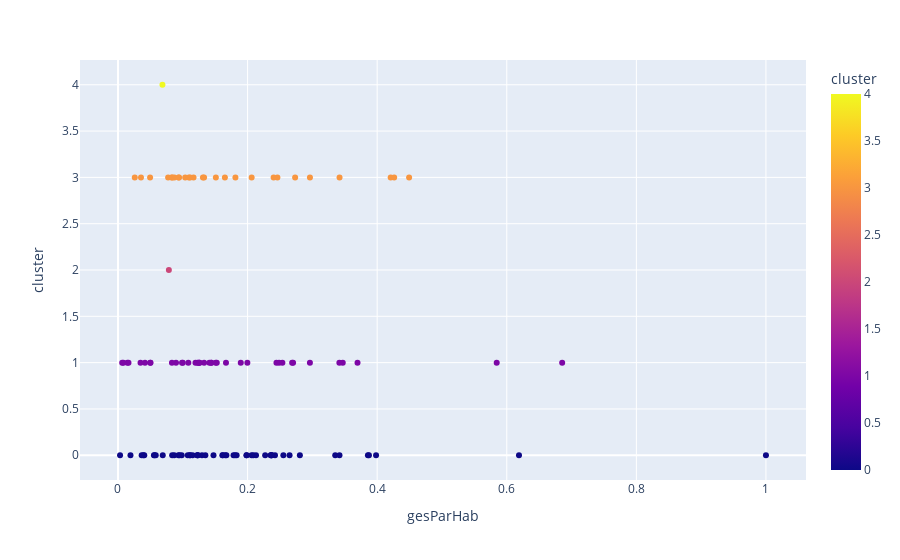

The notebook cell this image was saved under:
### Code cell
import plotly.express as px

# Créer un DataFrame avec les colonnes nécessaires
df_plot = df[['pibParHab', 'arriveesTotal', 'cluster', 'pays', 'gesParHab', 'gpi']]

# Créer un graphique de dispersion interactif
df_plot = df[['pibParHab', 'arriveesTotal', 'cluster', 'pays', 'gesParHab', 'gpi']]
fig = px.scatter(df_plot, x='gesParHab', y='cluster', color='cluster', hover_data=['pays', 'gpi', 'arriveesTotal', 'pibParHab'])

# Afficher le graphique
fig.show()

### Figure 1 — Plotly figure (JSON) as saved in the notebook; plotly's stock layout.template omitted (floating-point values rounded to 4 significant figures; data arrays with more than 128 entries replaced by an {"elided": "..."} marker saying what was removed)
{"data": [{"customdata": {"elided": "119x4 mixed values"}, "hovertemplate": "gesParHab=%{x}<br>cluster=%{marker.color}<br>pays=%{customdata[0]}<br>gpi=%{customdata[1]}<br>arriveesTotal=%{customdata[2]}<br>pibParHab=%{customdata[3]}<extra></extra>", "legendgroup": "", "marker": {"color": [4, 3, 3, 3, 3, 3, 3, 3, 3, 3, 3, 3, 3, 3, 3, 3, 3, 3, 3, 3, 3, 3, 3, 3, 3, 3, 3, 3, 2, 1, 1, 1, 1, 1, 1, 1, 1, 1, 1, 1, 1, 1, 1, 1, 1, 1, 1, 1, 1, 1, 1, 1, 1, 1, 1, 1, 1, 1, 1, 1, 1, 1, 1, 1, 1, 1, 1, 0, 0, 0, 0, 0, 0, 0, 0, 0, 0, 0, 0, 0, 0, 0, 0, 0, 0, 0, 0, 0, 0, 0, 0, 0, 0, 0, 0, 0, 0, 0, 0, 0, 0, 0, 0, 0, 0, 0, 0, 0, 0, 0, 0, 0, 0, 0, 0, 0, 0, 0, 0], "coloraxis": "coloraxis", "symbol": "circle"}, "mode": "markers", "name": "", "orientation": "v", "showlegend": false, "type": "scatter", "x": [0.06861, 0.2962, 0.0838, 0.04954, 0.1311, 0.246, 0.165, 0.08276, 0.1094, 0.3419, 0.4262, 0.2402, 0.151, 0.1328, 0.03548, 0.09351, 0.07737, 0.08703, 0.1812, 0.02592, 0.09425, 0.1166, 0.1114, 0.2733, 0.4208, 0.4493, 0.2063, 0.1037, 0.07849, 0.2702, 0.3469, 0.5845, 0.1524, 0.2537, 0.1411, 0.08958, 0.04171, 0.04989, 0.1441, 0.6855, 0.2486, 0.3697, 0.0145, 0.0162, 0.03477, 0.1997, 0.1196, 0.05004, 0.1439, 0.1243, 0.1667, 0.006467, 0.2962, 0.2445, 0.008228, 0.1508, 0.1228, 0.1086, 0.1895, 0.08328, 0.1, 0.09878, 0.1329, 0.1256, 0.2688, 0.1259, 0.3417, 0.2374, 1, 0.6188, 0.04057, 0.01926, 0.2087, 0.05546, 0.1111, 0.003179, 0.06904, 0.09834, 0.0564, 0.2271, 0.1111, 0.2367, 0.3983, 0.2648, 0.2356, 0.09331, 0.1619, 0.3857, 0.1985, 0.03918, 0.09498, 0.1231, 0.1655, 0.1296, 0.213, 0.3873, 0.05824, 0.1221, 0.1077, 0.1673, 0.2062, 0.2423, 0.3353, 0.1348, 0.1831, 0.1783, 0.2807, 0.1232, 0.3418, 0.1474, 0.1152, 0.08684, 0.2365, 0.2552, 0.1983, 0.08364, 0.03653, 0.1806, 0.1611], "xaxis": "x", "y": [4, 3, 3, 3, 3, 3, 3, 3, 3, 3, 3, 3, 3, 3, 3, 3, 3, 3, 3, 3, 3, 3, 3, 3, 3, 3, 3, 3, 2, 1, 1, 1, 1, 1, 1, 1, 1, 1, 1, 1, 1, 1, 1, 1, 1, 1, 1, 1, 1, 1, 1, 1, 1, 1, 1, 1, 1, 1, 1, 1, 1, 1, 1, 1, 1, 1, 1, 0, 0, 0, 0, 0, 0, 0, 0, 0, 0, 0, 0, 0, 0, 0, 0, 0, 0, 0, 0, 0, 0, 0, 0, 0, 0, 0, 0, 0, 0, 0, 0, 0, 0, 0, 0, 0, 0, 0, 0, 0, 0, 0, 0, 0, 0, 0, 0, 0, 0, 0, 0], "yaxis": "y"}], "layout": {"coloraxis": {"colorbar": {"title": {"text": "cluster"}}, "colorscale": [[0, "#0d0887"], [0.1111, "#46039f"], [0.2222, "#7201a8"], [0.3333, "#9c179e"], [0.4444, "#bd3786"], [0.5556, "#d8576b"], [0.6667, "#ed7953"], [0.7778, "#fb9f3a"], [0.8889, "#fdca26"], [1, "#f0f921"]]}, "legend": {"tracegroupgap": 0}, "margin": {"t": 60}, "xaxis": {"anchor": "y", "domain": [0, 1], "title": {"text": "gesParHab"}}, "yaxis": {"anchor": "x", "domain": [0, 1], "title": {"text": "cluster"}}}}
